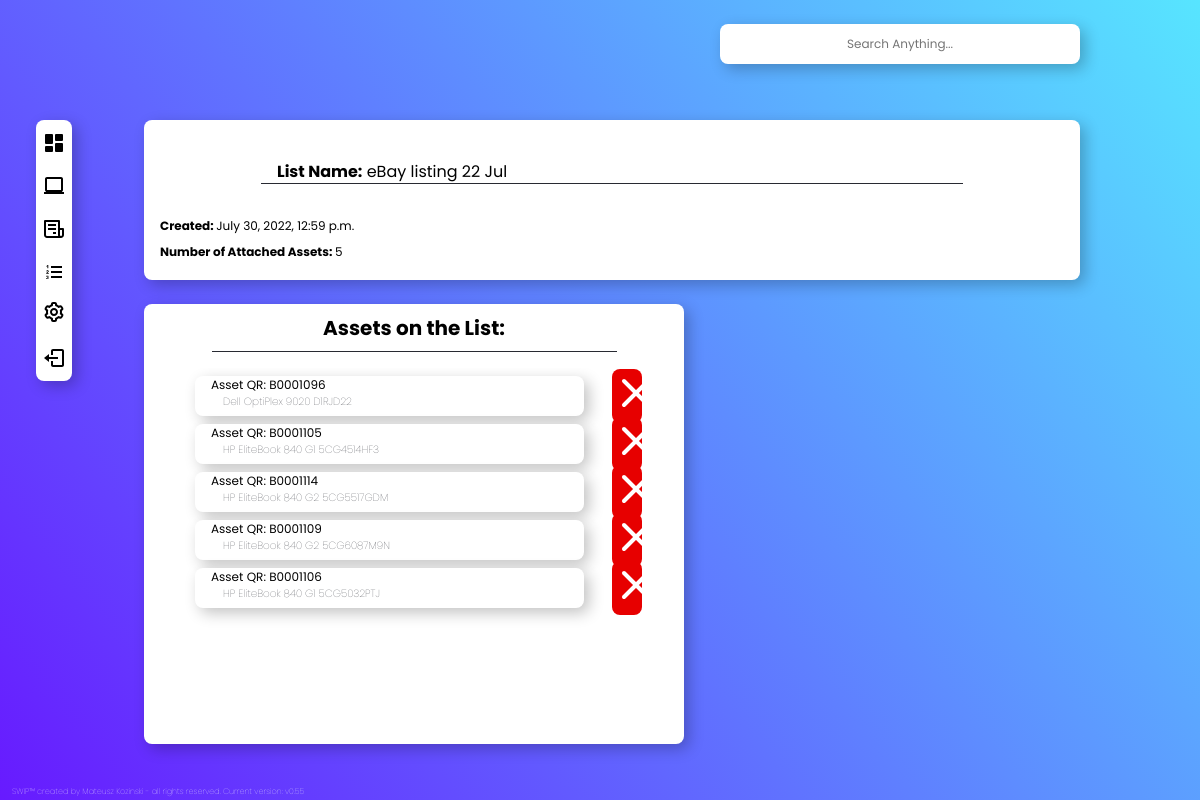
/list/1/, run on the app's committed database.
### SWIPapp/models.py (models this page shows, shortened)
class Lists(models.Model):
    ListName = models.CharField(max_length=100, default='')
    AttachedAssets = models.ManyToManyField(Asset)
    Created = models.DateTimeField(auto_now_add=True)
    class Meta:
        ordering =['-Created']

class Asset(models.Model):
    Order_Number = models.ForeignKey(Order, on_delete=models.CASCADE, null=True, blank=True)
    Asset_QR = models.CharField(max_length=100, default='')
    Asset_QR_Img = models.ImageField (upload_to='SWIPapp\static\SWIPapp\images\qr_codes', blank=True, null=True)
    Type = models.CharField(max_length=100, default='', null=True, blank=True)
    Make = models.CharField(max_length=100, default='',null=True, blank=True)
    Model = models.CharField(max_length=100, default='',null=True, blank=True)
    Serial_Number = models.CharField(max_length=100, default='',null=True, blank=True)
    CPU = models.CharField(max_length=100, default='',null=True, blank=True)
    RAM = models.FloatField(null=True, blank=True)
    Storage = models.CharField(max_length=100, default='',null=True, blank=True)
    Storage_Serial_Number = models.CharField(max_length=100, default='',null=True, blank=True)
    Storage_Capacity = models.FloatField(null=True, blank=True)
    GPU = models.CharField(max_length=100, default='',null=True, blank=True)
    Motherboard_Test = models.CharField(max_length=100, default='',null=True, blank=True)
    CPU_Test = models.CharField(max_length=100, default='',null=True, blank=True)
    RAM_Test = models.CharField(max_length=100, default='',null=True, blank=True)
    Wipe_Method = models.CharField(max_length=100, default='',null=True, blank=True)
    Wipe_Start_Time = models.CharField(max_length=100, default='',null=True, blank=True)
    Wipe_End_Time = models.CharField(max_length=100, default='',null=True, blank=True)
    Wipe_Result = models.CharField(max_length=100, default='',null=True, blank=True)
    Weight = models.FloatField(null=True, blank=True)
    Ecommerce_Title = models.CharField(max_length=80, default='', null=True, blank=True)
    Ecommerce_Category = models.CharField(max_length=30, default='', null=True, blank=True)
    Ecommerce_Condition = models.CharField(max_length=10, default='', null=True, blank=True)
    Ecommerce_Condition_Description = models.CharField(max_length=1000, default='', null=True, blank=True)
    Ecommerce_Item_Description = models.CharField(max_length=1000, default='', null=True, blank=True)
    Ecommerce_Price = models.FloatField(null=True, blank=True, default='0')
    Created = models.DateTimeField(auto_now_add=True, null=True) #this is currently broken - works on import but updating returns error if null=False for some reason
    Updated = models.DateTimeField(auto_now_add=True, null= True) #this is currently broken - works on import but updating returns error if null=False for some reason

### SWIPapp/views.py (the view)
# urls.py: path('list/<int:id>/', views.listindex, name='listindex'),
def listindex(request, id):
    list = Lists.objects.get(id=id)
    context = {
        'list':list
    }
    return render (request, 'SWIPapp/listindex.html', context)

### SWIPapp/templates/SWIPapp/listindex.html (shortened to what this page needs)
{% extends "SWIPapp/navbar.html" %}
{% load static %}
{%block content%}
<div class="orderinfo">
    <div class='listtitle2'>
        <p class="topinfo"><b>List Name:</b> {{list.ListName}}</p>
    </div>
    <br>
    <p class="maininfo"><b> Created: </b> {{list.Created}}</p>
    <p class="maininfo"><b> Number of Attached Assets: </b> {{list.AttachedAssets.all.count}} </p>
</div>
<div class="attachedassets">
    <div class='listtitle'>
        <h4> Assets on the List: </h4>
    </div>
    <div class='listcontainer'>
        {% for i in list.AttachedAssets.all%}
        <a href='/asset/{{i.id}}'>
            <div class="listitem3">
                <p class="maininfo"> Asset QR: {{i.Asset_QR}}</p>
                <p class="moreinfo">{{i.Make}} {{i.Model}} {{i.Serial_Number}} </p>
            </div>
        </a>
        <div class = "removeassetfromlist">
            <button>
            </button>
        </div>
        {%endfor%}
    </div>
{% endblock %}

### SWIPapp/static/main3.css (style rules this page uses)
* { padding:0; margin:0; font-family: "Poppins", sans-serif; box-sizing: border-box; }
body { background: rgb(103,26,255); background: linear-gradient(52deg, rgba(103,26,255,1) 0%, rgba(87,229,255,1) 100%); display: grid; place-content:center; min-height:100vh; min-width: 100vh; }
.listtitle { display: flex; justify-content: center; align-items: center; margin-left: auto; margin-right: auto; height: 6vh; width: 75%; border-bottom:#282A32 solid 0.05vh; }
.listtitle2 { display: flex; justify-content: left; margin-left: 1vw; margin-left: auto; margin-right: auto; align-items: center; height: 8vh; width: 75%; border-bottom:#282A32 solid 0.05vh; z-index: 1000; }
h4 { font-size: 2.5vh; color: black; }
.listcontainer { display: block; margin-left: auto; margin-right: auto; width: 90%; min-height: 80%; max-height: 85%; margin-top: 2vh; margin-bottom: 2vh; overflow-y: scroll; }
.listcontainer a { text-decoration: none; }
.listitem3 { background-color: white; border-radius: 1vh; box-shadow: 5px 5px 15px 0px rgba(0,0,0,0.24); display: block; margin-left: 2vw; margin-top: 1vh; width: 80%; text-align: center; height: 5vh; transition: 0.4s; }
p.maininfo { font-size: 1.5vh; color:black; text-align: left; margin-left: 2vh; margin-top: 1vh; }
p.moreinfo { font-size:1.3vh; font-weight: lighter; color: #282A32; text-align: left; margin-left: 3.5vh; }
.orderinfo { position: fixed; left:12vw; top:15vh; height: 20vh; width:78vw; background-color: white; border-radius: 1vh; box-shadow: 5px 5px 15px 0px rgba(0,0,0,0.24); }
.attachedassets { position:fixed; top:38vh; left:12vw; height: 55vh; width:45vw; background-color: white; border-radius: 1vh; box-shadow: 5px 5px 15px 0px rgba(0,0,0,0.24); }
p.topinfo { font-size: 2vh; color:black; text-align: left; margin-left: 2vh; margin-top: 5vh; }
.removeassetfromlist { margin-left: 90%; margin-top: -5vh; width: 7.5%; text-align: center; height: 5vh; transition: 0.4s; display: flex; justify-content: center; align-items: center; transition: 0.4s; }
.removeassetfromlist button { background-color: #E70000; border-radius: 1vh; border-style: none; width:2.5vw; }
.removeassetfromlist button svg { color: white; transition: 0.4s; }

### data on the page
Lists: ListName "eBay listing 22 Jul", Created "July 30, 2022, 12:59 p.m.", AttachedAssets.all.count "5"
Asset: Asset_QR "B0001096", Make "Dell", Model "OptiPlex 9020", Serial_Number "D1RJD22"
Asset: Asset_QR "B0001105", Make "HP", Model "EliteBook 840 G1", Serial_Number "5CG4514HF3"
Asset: Asset_QR "B0001114", Make "HP", Model "EliteBook 840 G2", Serial_Number "5CG5517GDM"
Asset: Asset_QR "B0001109", Make "HP", Model "EliteBook 840 G2", Serial_Number "5CG6087M9N"
Asset: Asset_QR "B0001106", Make "HP", Model "EliteBook 840 G1", Serial_Number "5CG5032PTJ"
